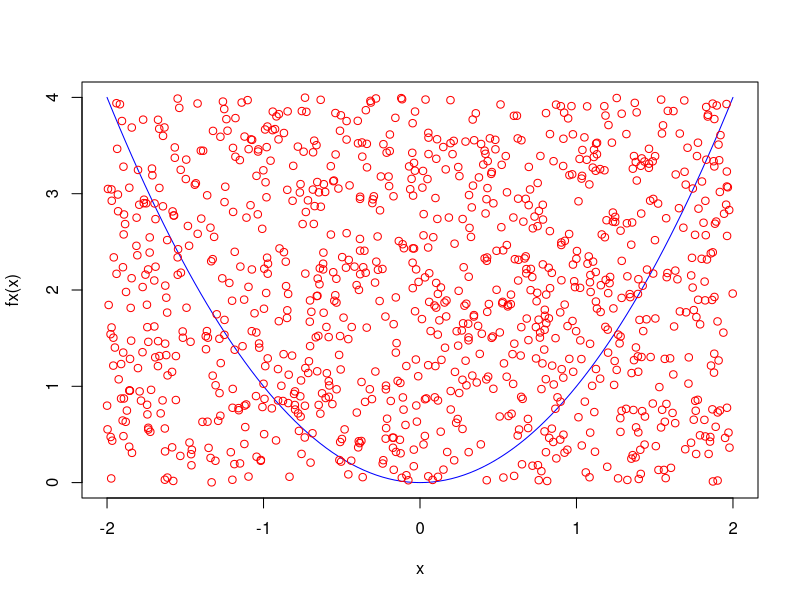

This chart was generated by the following R code:
fx = function(x) {
  result = x^2
  return (result)
}

curve(fx, -2, 2, col = 'blue')
integrate(fx, -2, 2)

x1 = -2
x2 = 2
y1 = 0
y2 = 4

X = runif(1000, x1, x2)
Y = runif(1000, y1, y2)
points(X, Y, col = 'red')

temp = sum(Y < fx(X))/2
temp
